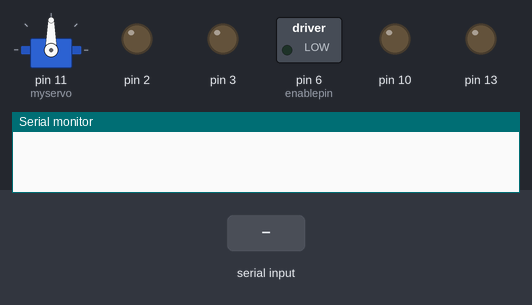
Bench run of a sketch on a simulated Arduino Uno, built with avr-gcc and run on an emulated ATmega328P. Shown: servo, switched loads named in the sketch (green lamp = pin HIGH), output pins drawn as LEDs (lit = HIGH), the last lines printed to the serial monitor. Inputs (shaded band) come from the test bench.

Above: at 2.2 s.
2.3 s: "1" received over Serial
At 3.5 s:
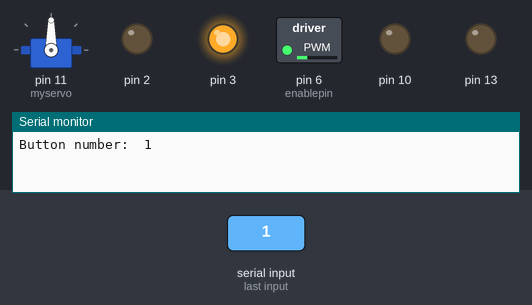
3.8 s: "2" received over Serial
At 4.7 s:
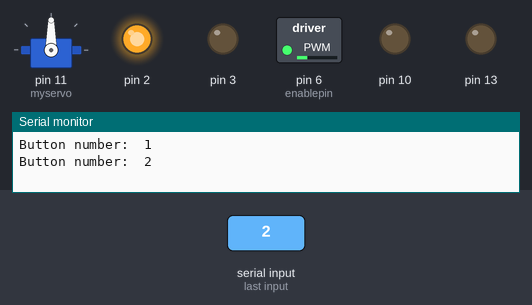
5.3 s: "3" received over Serial
At 5.8 s:
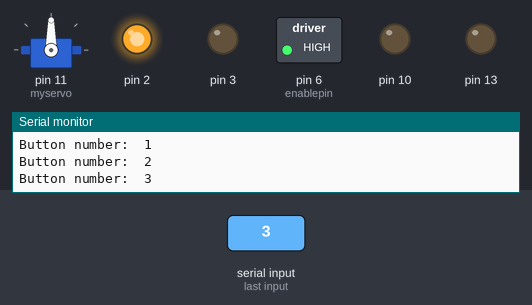
6.8 s: "0" received over Serial
At 8.2 s:
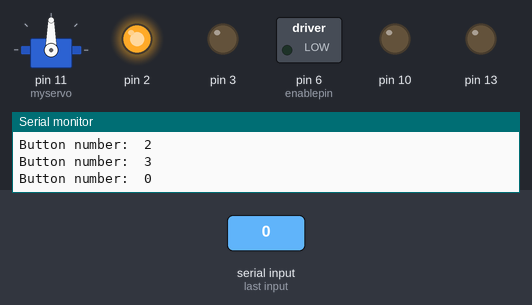
Timing chart, 0 to 9.3 s (numbered marks = the images above; inputs shaded):
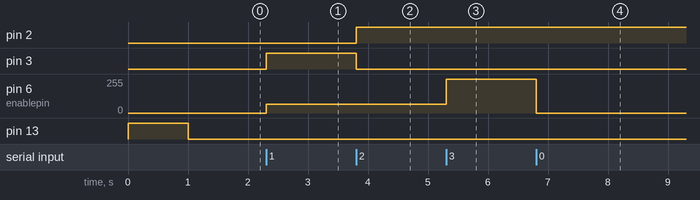

The sketch:

BlueShip.ino
```cpp
//libraries
#include <Servo.h>
Servo myservo; // create servo object to control a servo

//Variables
char blueValue = 0;
int pos = 90;
int mspeed = 0;
int direc = 0;

const int enablepin = 6;


void setup() {
  // put your setup code here, to run once:
  Serial.begin(9600);

  myservo.attach(11);

  pinMode (13, OUTPUT);
  pinMode (10, OUTPUT);
  pinMode (3, OUTPUT);
  pinMode (2, OUTPUT);

  digitalWrite(13,HIGH);
  delay(1000);
  digitalWrite(13,LOW);

  digitalWrite(10,LOW);//Motor is off

}

void loop() {
  // put your main code here, to run repeatedly:
  if (Serial.available() > 0){
    blueValue = Serial.read();
    Serial.print("Button number:  "); Serial.println (blueValue);
    if (blueValue == '1'){but1();}
    else if (blueValue == '2'){but2();}
    else if (blueValue == '3'){but3();}
    else if (blueValue == '4'){but4();}
    else if (blueValue == '5'){but5();}
    else if (blueValue == '0'){but6();}//my fault, sends a 0
    else if (blueValue == '7'){but7();}
    else if (blueValue == '8'){but8();}
    else if (blueValue == '9'){but9();}
    else {}
    }
}

void but1 () {
  mspeed = 65;
  digitalWrite (3,HIGH);
  digitalWrite (2,LOW);
  analogWrite (enablepin,mspeed);}//Moton pin 10 , speed 10

void but2 () {
  mspeed = 65;
  digitalWrite (3,LOW);
  digitalWrite (2,HIGH);
  analogWrite (enablepin,mspeed);}//Moton pin 10 , speed 10

void but3 () {
  mspeed = 255;
  analogWrite (enablepin,mspeed);}//Moton pin 10 , speed 50

void but4 () {
  mspeed = 128;
  analogWrite (enablepin,mspeed);}//Moton pin 10 , speed 50

void but5 () {
  mspeed = 65;
  Serial.println(mspeed);
  analogWrite (enablepin,mspeed);}

void but6 () {
  mspeed = 0;
  analogWrite (enablepin,mspeed);}//Moton pin 9 , speed LOW, motor off


void but7 () {
  pos = 90;
  myservo.write (pos );
  Serial.print ("Angle Position:  "); Serial.println(pos);
  delay (100);
  }

void but8 () {
  pos = pos - 5;
  myservo.write (pos );
  Serial.print ("Angle Position:  "); Serial.println(pos);
  delay (100);}

void but9 () {
  pos = pos + 5;
  myservo.write (pos );
  Serial.print ("Angle Position:  "); Serial.println(pos);
  delay (100);
}
```

Measured:
- after the input at 2.3 s, pin 3: LOW → HIGH at once; pin 6 (enablepin): 0/255 → 65/255 at once
- after the input at 3.8 s, pin 2: LOW → HIGH at once; pin 3: HIGH → LOW at once
- after the input at 5.3 s, pin 6 (enablepin): 65/255 → 255/255 at once
- after the input at 6.8 s, pin 6 (enablepin): 255/255 → 0/255 at once
